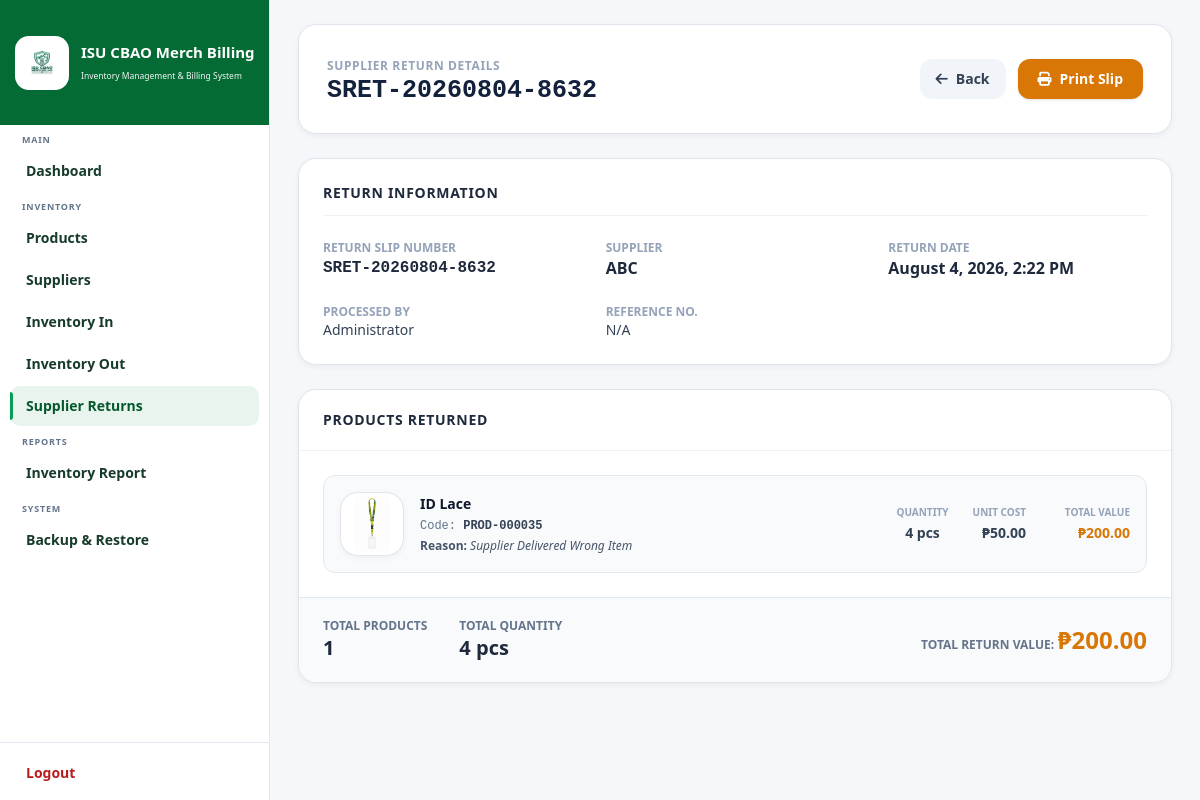
The page /pages/admin/return_view.php?return_no=SRET-20260804-8632 (signed in) on the database its author committed.
### tables this page shows
CREATE TABLE `returns` (
  `id` int(11) NOT NULL AUTO_INCREMENT,
  `return_no` varchar(30) NOT NULL,
  `sale_id` int(11) DEFAULT NULL,
  `product_id` int(11) NOT NULL,
  `supplier` varchar(150) NOT NULL,
  `reference_no` varchar(100) DEFAULT NULL,
  `quantity` int(11) NOT NULL DEFAULT 1,
  `reason` enum('Supplier Delivered Wrong Item','Supplier Delivered Damaged Item','Factory Defect','Quality Defect','Incorrect Size','Incorrect Color','Excess Delivered Quantity','Other Supplier Issue') NOT NULL,
  `status` enum('Pending','Approved','Returned','Rejected') NOT NULL DEFAULT 'Pending',
  `image_path` varchar(255) DEFAULT NULL,
  `remarks` text DEFAULT NULL,
  `processed_by` int(11) DEFAULT NULL,
  `return_date` datetime NOT NULL DEFAULT current_timestamp(),
  `created_at` timestamp NULL DEFAULT current_timestamp(),
  `updated_at` timestamp NULL DEFAULT current_timestamp() ON UPDATE current_timestamp(),
  PRIMARY KEY (`id`),
  KEY `idx_return_no` (`return_no`),
  KEY `idx_product` (`product_id`),
  KEY `idx_supplier` (`supplier`),
  KEY `idx_status` (`status`),
  KEY `idx_date` (`return_date`),
  KEY `fk_return_sale` (`sale_id`),
  KEY `fk_return_user` (`processed_by`),
  CONSTRAINT `fk_return_product` FOREIGN KEY (`product_id`) REFERENCES `products` (`id`) ON UPDATE CASCADE,
  CONSTRAINT `fk_return_sale` FOREIGN KEY (`sale_id`) REFERENCES `sales` (`id`) ON DELETE SET NULL ON UPDATE CASCADE,
  CONSTRAINT `fk_return_user` FOREIGN KEY (`processed_by`) REFERENCES `users` (`id`) ON DELETE SET NULL
);

CREATE TABLE `products` (
  `id` int(11) NOT NULL AUTO_INCREMENT,
  `product_code` varchar(50) DEFAULT NULL,
  `product_name` varchar(255) NOT NULL,
  `category` varchar(100) NOT NULL,
  `category_id` int(11) DEFAULT NULL,
  `product_size` varchar(30) DEFAULT NULL,
  `description` text DEFAULT NULL,
  `supplier` varchar(150) DEFAULT NULL,
  `unit_cost` decimal(10,2) DEFAULT NULL,
  `supplier_id` int(11) DEFAULT NULL,
  `unit_price` decimal(10,2) NOT NULL,
  `cost_price` decimal(10,2) DEFAULT 0.00,
  `current_stock` int(11) DEFAULT 0,
  `inventory_value` decimal(12,2) DEFAULT 0.00,
  `reorder_level` int(11) DEFAULT 10,
  `status` enum('Available','Low Stock','Out of Stock') DEFAULT 'Available',
  `front_image` varchar(255) DEFAULT NULL,
  `qr_code` varchar(255) DEFAULT NULL,
  `created_at` timestamp NULL DEFAULT current_timestamp(),
  `updated_at` timestamp NULL DEFAULT current_timestamp() ON UPDATE current_timestamp(),
  `updated_by` int(11) DEFAULT NULL,
  PRIMARY KEY (`id`),
  UNIQUE KEY `product_code` (`product_code`),
  UNIQUE KEY `unique_product_size` (`product_name`,`product_size`),
  KEY `fk_product_category` (`category_id`),
  KEY `fk_product_supplier` (`supplier_id`),
  KEY `fk_product_updatedby` (`updated_by`),
  CONSTRAINT `fk_product_category` FOREIGN KEY (`category_id`) REFERENCES `categories` (`id`),
  CONSTRAINT `fk_product_supplier` FOREIGN KEY (`supplier_id`) REFERENCES `suppliers` (`id`),
  CONSTRAINT `fk_product_updatedby` FOREIGN KEY (`updated_by`) REFERENCES `users` (`id`) ON DELETE SET NULL
);

### pages/admin/return_view.php (the view, shortened to what this page needs)
<?php
require_once "../../config/database.php";
$return_no = trim($_GET['return_no'] ?? '');
$returnQuery = "
    SELECT
        r.*,
        u.username as processed_by_username,
        u.firstname,
        u.lastname
    FROM returns r
    LEFT JOIN users u ON r.processed_by = u.id
    WHERE r.return_no = ?
";
$stmt = mysqli_prepare($conn, $returnQuery);
mysqli_stmt_bind_param($stmt, "s", $return_no);
mysqli_stmt_execute($stmt);
$returnResult = mysqli_stmt_get_result($stmt);
$return_header = mysqli_fetch_assoc($returnResult);
$processedByName = trim(($return_header['firstname'] ?? '') . ' ' . ($return_header['lastname'] ?? ''));
if (empty($processedByName)) {
    $processedByName = $return_header['processed_by_username'] ?? 'Administrator';
}
$itemsQuery = "
    SELECT
        r.*,
        p.product_code,
        p.product_name,
        p.product_size,
        p.front_image,
        p.category,
        p.unit_cost
    FROM returns r
    LEFT JOIN products p ON r.product_id = p.id
    WHERE r.return_no = ?
";
$stmtItems = mysqli_prepare($conn, $itemsQuery);
mysqli_stmt_bind_param($stmtItems, "s", $return_no);
mysqli_stmt_execute($stmtItems);
$itemsResult = mysqli_stmt_get_result($stmtItems);
$items = [];
$totalQty = 0;
$totalValue = 0;
while ($item = mysqli_fetch_assoc($itemsResult)) {
    $totalQty += $item['quantity'];
    $totalValue += $item['quantity'] * $item['unit_cost'];
    $items[] = $item;
}
?>
<!DOCTYPE html>
<html lang="en">
<head>
    <script src="https://cdn.tailwindcss.com?plugins=forms"></script>
    <link rel="stylesheet" href="https://cdnjs.cloudflare.com/ajax/libs/font-awesome/6.4.0/css/all.min.css">
</head>
<body class="bg-slate-50 font-sans text-slate-800">
<?php include "sidebar.php"; ?>
<main class="ml-0 md:ml-[270px] min-h-screen bg-[#f5f7fb] px-4 py-2 md:px-5 md:py-3 transition-all duration-300">
    <div class="space-y-6 max-w-5xl mx-auto">
        <div class="flex flex-col sm:flex-row justify-between items-start sm:items-center gap-4 bg-white p-6 rounded-2xl shadow-sm border border-slate-200">
            <div>
                <span class="text-xs uppercase tracking-wider font-bold text-slate-400">Supplier Return Details</span>
                <h1 class="text-2xl font-extrabold text-slate-900 tracking-tight font-mono mt-0.5"><?= htmlspecialchars($return_header['return_no']); ?></h1>
            </div>
            <div class="flex items-center gap-3">
                <a href="returns.php" class="bg-slate-100 hover:bg-slate-200 text-slate-700 px-4 py-2.5 rounded-xl font-bold text-sm transition flex items-center gap-2">
                    <i class="fa-solid fa-arrow-left"></i> Back
                </a>
                <button onclick="window.open('return_print.php?return_no=<?= urlencode($return_header['return_no']); ?>', '_blank')" class="bg-amber-600 hover:bg-amber-700 text-white px-5 py-2.5 rounded-xl font-bold text-sm shadow transition flex items-center gap-2">
                    <i class="fa-solid fa-print"></i> Print Slip
                </button>
            </div>
        </div>
        <div class="bg-white rounded-2xl shadow-sm border border-slate-200 p-6 space-y-6">
            <h2 class="text-sm font-bold text-slate-800 uppercase tracking-wider border-b border-slate-100 pb-3">Return Information</h2>
            <div class="grid grid-cols-1 md:grid-cols-3 gap-6 text-sm">
                <div>
                    <span class="block text-xs uppercase font-semibold text-slate-400">Return Slip Number</span>
                    <span class="font-mono font-bold text-slate-800 text-base"><?= htmlspecialchars($return_header['return_no']); ?></span>
                </div>
                <div>
                    <span class="block text-xs uppercase font-semibold text-slate-400">Supplier</span>
                    <span class="font-bold text-slate-800 text-base"><?= htmlspecialchars($return_header['supplier'] ?? 'N/A'); ?></span>
                </div>
                <div>
                    <span class="block text-xs uppercase font-semibold text-slate-400">Return Date</span>
                    <span class="font-bold text-slate-800 text-base"><?= date('F j, Y, g:i A', strtotime($return_header['return_date'])); ?></span>
                </div>
                <div>
                    <span class="block text-xs uppercase font-semibold text-slate-400">Processed By</span>
                    <span class="font-medium text-slate-700"><?= ucwords(strtolower($processedByName)); ?></span>
                </div>
                <div>
                    <span class="block text-xs uppercase font-semibold text-slate-400">Reference No.</span>
                    <span class="font-medium text-slate-700"><?= htmlspecialchars($return_header['reference_no'] ?: 'N/A'); ?></span>
                </div>
            </div>
        </div>
        <div class="bg-white rounded-2xl shadow-sm border border-slate-200 overflow-hidden">
            <div class="px-6 py-5 border-b border-slate-100"><h2 class="text-sm font-bold text-slate-800 uppercase tracking-wider">Products Returned</h2></div>
            <div class="p-6 space-y-4">
                <?php foreach ($items as $item): ?>
                    <div class="bg-slate-50 border border-slate-200 rounded-xl p-4 flex flex-col md:flex-row items-start md:items-center justify-between gap-4">
                        <div class="flex items-center gap-4 flex-1">
                            <img src="<?= !empty($item['front_image']) ? '../../' . htmlspecialchars($item['front_image']) : '../../assets/images/default.png'; ?>" class="w-16 h-16 rounded-xl object-contain bg-white border border-slate-200 p-1 shadow-sm flex-shrink-0">
                            <div class="space-y-1 text-xs">
                                <h3 class="font-bold text-slate-900 text-sm"><?= htmlspecialchars($item['product_name']); ?></h3>
                                <p class="text-slate-500 font-mono">Code: <strong class="text-slate-700"><?= htmlspecialchars($item['product_code']); ?></strong></p>
                                <p class="text-slate-600"><strong>Reason:</strong> <span class="italic"><?= htmlspecialchars($item['reason']); ?></span></p>
                            </div>
                        </div>
                        <div class="flex items-center gap-6">
                            <div class="text-center"><span class="block text-[10px] uppercase font-bold text-slate-400">Quantity</span><span class="text-sm font-bold text-slate-700"><?= (int)$item['quantity']; ?> pcs</span></div>
                            <div class="text-right"><span class="block text-[10px] uppercase font-bold text-slate-400">Unit Cost</span><span class="text-sm font-semibold text-slate-700">₱<?= number_format((float)$item['unit_cost'], 2); ?></span></div>
                            <div class="text-right min-w-[80px]"><span class="block text-[10px] uppercase font-bold text-slate-400">Total Value</span><span class="font-bold text-amber-600 text-sm">₱<?= number_format((float)$item['quantity'] * (float)$item['unit_cost'], 2); ?></span></div>
                        </div>
                    </div>
                <?php endforeach; ?>
            </div>
            <div class="bg-slate-50 px-6 py-5 border-t border-slate-200 flex flex-col sm:flex-row justify-between items-center gap-4 text-sm">
                <div class="flex items-center gap-8">
                    <div><span class="block text-xs uppercase font-semibold text-slate-500">Total Products</span><span class="font-bold text-xl text-slate-800"><?= count($items); ?></span></div>
                    <div><span class="block text-xs uppercase font-semibold text-slate-500">Total Quantity</span><span class="font-bold text-xl text-slate-800"><?= number_format($totalQty); ?> pcs</span></div>
                </div>
                <div class="text-right">
                    <span class="text-xs uppercase font-semibold text-slate-500">Total Return Value:</span>
                    <span class="text-2xl font-extrabold text-amber-600">₱<?= number_format($totalValue, 2); ?></span>
                </div>
            </div>
        </div>
    </div>
</main>
</body>
</html>

### assets/css/admin-design.css (style rules this page uses)
:root { --admin-sidebar-width: 270px; --admin-green: #056b35; --admin-green-dark: #04582c; --admin-green-soft: #e8f4ed; --admin-bg: #f5f7fa; --admin-surface: #ffffff; --admin-text: #14213d; --admin-muted: #58708f; --admin-border: #dfe5eb; --admin-border-soft: #edf1f5; --admin-shadow: 0 2px 6px rgba(15, 23, 42, 0.05); --admin-radius-lg: 18px; --admin-radius-md: 16px; --admin-control-border: #d8e0e8; }
html, body { background: var(--admin-bg); color: var(--admin-text); }
body > main, main.report-main { margin-left: var(--admin-sidebar-width) !important; width: calc(100% - var(--admin-sidebar-width)) !important; min-height: 100vh; padding: 24px 28px 40px !important; background: var(--admin-bg) !important; }
main > .max-w-7xl, main > .max-w-6xl, main > .max-w-5xl, main > .page-wrap, main > .space-y-6, .report-main > .report-container { width: 100% !important; max-width: 100% !important; margin: 0 auto !important; }
.page-section, main > .max-w-7xl > * + *, main > .max-w-6xl > * + *, main > .max-w-5xl > * + *, main > .page-wrap > * + *, main > .space-y-6 > * + *, .report-container > * + * { margin-top: 22px; }
.space-y-6 > .flex:has(h1), .max-w-7xl > .flex:has(h1), .max-w-6xl > .flex:has(h1), .max-w-5xl > .flex:has(h1) { width: 100% !important; min-height: 110px; padding: 24px 28px !important; background: var(--admin-surface) !important; border: 1px solid var(--admin-border) !important; border-radius: var(--admin-radius-lg) !important; box-shadow: var(--admin-shadow) !important; align-items: center !important; justify-content: space-between !important; gap: 18px !important; }
.page-header h1, .page-title, main h1.text-2xl, main h1.text-3xl { margin: 0; color: var(--admin-text) !important; font-size: 25px !important; line-height: 1.2 !important; font-weight: 700 !important; letter-spacing: 0 !important; }
.content-card, .table-panel, .panel, main .bg-white.rounded-2xl, main .bg-white.rounded-xl, main .bg-white.border, main .bg-white.shadow-sm { background: var(--admin-surface) !important; border: 1px solid var(--admin-border) !important; border-radius: var(--admin-radius-lg) !important; box-shadow: var(--admin-shadow) !important; }
.card-header, .content-card > .card-header, .table-panel > .card-header, main .border-b { border-color: var(--admin-border-soft) !important; }

### pages/admin/return_view.php (style rules this page uses)
a { text-decoration: none !important; }

### rows shown on the page
returns: return_no "SRET-20260804-8632", supplier "ABC", return_date "August 4, 2026, 2:22 PM", reference_no "N/A", product.front_image (picture), product.product_name "ID Lace", product.product_code "PROD-000035", reason "Supplier Delivered Wrong Item", quantity "4", product.unit_cost "50.00", (float)$item['quantity']*(float)$item['unit_cost'] "200.00"

### other values the page prints
$processedByName "Administrator"
count($items) "1"
$totalQty "4"
$totalValue "200.00"
